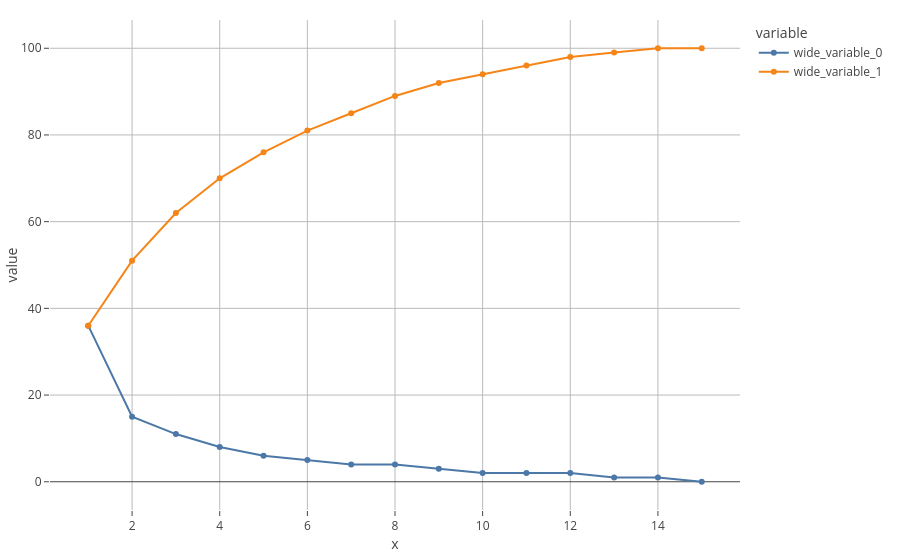

This figure's notebook cell:
### Code cell
px.line(x=range(1, len(pca.explained_variance_ratio_) + 1),
        y=[pca.explained_variance_ratio_.round(2)*100,
        pca.explained_variance_ratio_.round(2).cumsum()*100], markers=True)

### Figure 1 — Plotly figure (JSON) as saved in the notebook; plotly's stock layout.template omitted (floating-point values rounded to 4 significant figures)
{"data": [{"hovertemplate": "variable=wide_variable_0<br>x=%{x}<br>value=%{y}<extra></extra>", "legendgroup": "wide_variable_0", "line": {"color": "#4C78A8", "dash": "solid"}, "marker": {"symbol": "circle"}, "mode": "lines+markers", "name": "wide_variable_0", "orientation": "v", "showlegend": true, "type": "scatter", "x": [1, 2, 3, 4, 5, 6, 7, 8, 9, 10, 11, 12, 13, 14, 15], "xaxis": "x", "y": [36.0, 15.0, 11.0, 8.0, 6.0, 5.0, 4.0, 4.0, 3.0, 2.0, 2.0, 2.0, 1.0, 1.0, 0.0], "yaxis": "y"}, {"hovertemplate": "variable=wide_variable_1<br>x=%{x}<br>value=%{y}<extra></extra>", "legendgroup": "wide_variable_1", "line": {"color": "#F58518", "dash": "solid"}, "marker": {"symbol": "circle"}, "mode": "lines+markers", "name": "wide_variable_1", "orientation": "v", "showlegend": true, "type": "scatter", "x": [1, 2, 3, 4, 5, 6, 7, 8, 9, 10, 11, 12, 13, 14, 15], "xaxis": "x", "y": [36.0, 51.0, 62.0, 70.0, 76.0, 81.0, 85.0, 89.0, 92.0, 94.0, 96.0, 98.0, 99.0, 100.0, 100.0], "yaxis": "y"}], "layout": {"legend": {"title": {"text": "variable"}, "tracegroupgap": 0}, "xaxis": {"anchor": "y", "domain": [0, 1], "title": {"text": "x"}}, "yaxis": {"anchor": "x", "domain": [0, 1], "title": {"text": "value"}}}}
